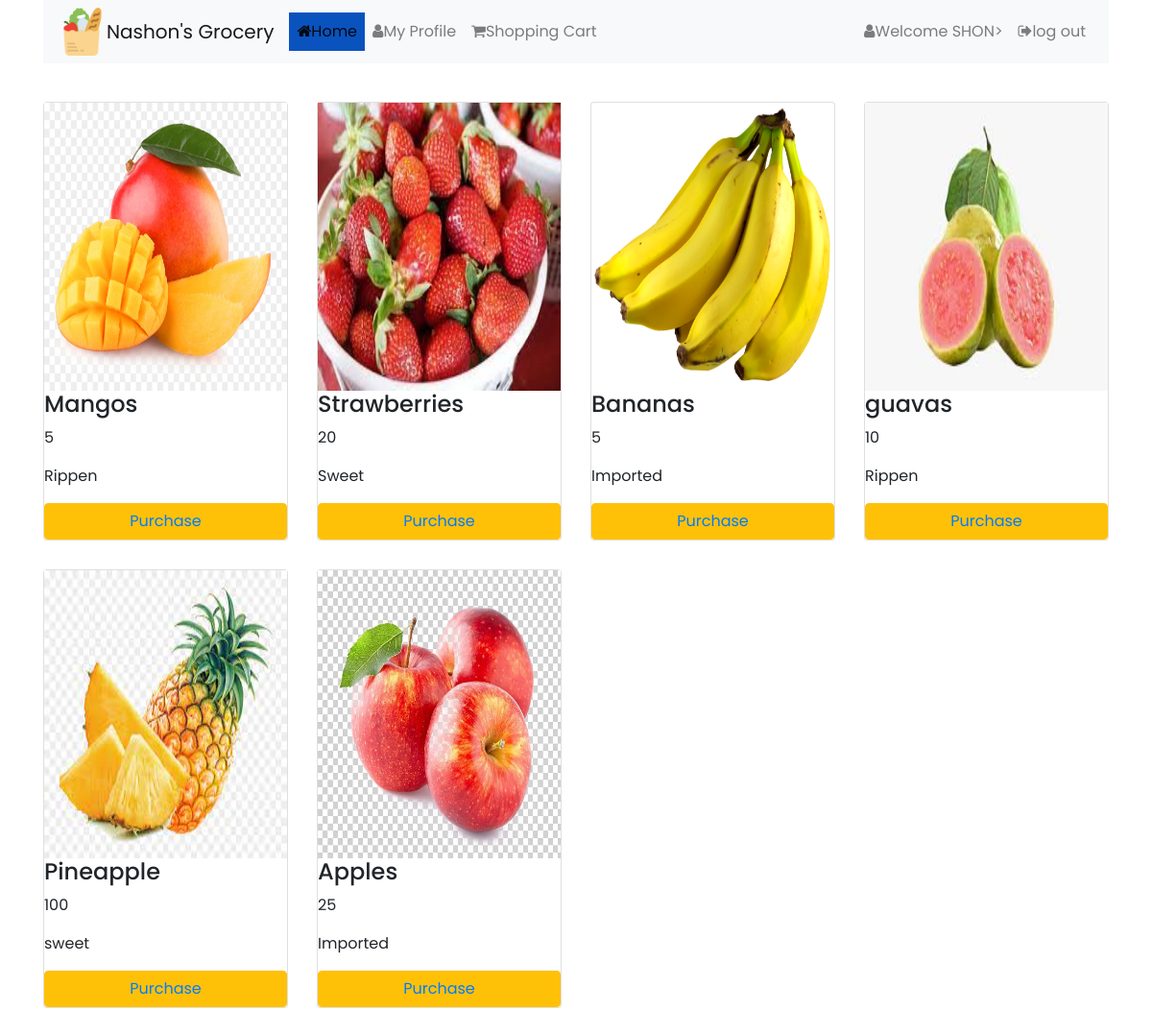
The app's page /Client/index.php (signed in) with its own data.
### tables this page shows
CREATE TABLE `stock` (
  `product_id` int(11) NOT NULL,
  `product_name` varchar(50) NOT NULL,
  `product_image` varchar(50) NOT NULL,
  `product_desc` text NOT NULL,
  `product_amount` varchar(10) NOT NULL,
  `product_innitial_price` varchar(10) NOT NULL,
  `product_final_amount` varchar(10) NOT NULL,
  `date_added` datetime NOT NULL
);

### Client/index.php (the view, shortened to what this page needs)
<html>
<head>
    <link rel="stylesheet" href="../assets/css/bootstrap.min.css">
    <link rel="stylesheet" href="https://cdnjs.cloudflare.com/ajax/libs/font-awesome/4.7.0/css/font-awesome.min.css">
    <link href="../assets/css/app.css" rel="stylesheet">
</head>
<body>
<div class="container">
    <nav class="navbar navbar-expand-lg navbar-light bg-light">
        <img src="../assets/images/icon.png" class="d-inline-block align-top" width="50px" alt="Logo"><br>
        <a class="navbar-brand" href="#">Nashon's Grocery</a>
        <div class="collapse navbar-collapse" id="navbarSupportedContent">
            <div class="collapse navbar-collapse" id="navbarNav">
                <ul class="navbar-nav mr-auto">
                    <li class="nav-item active">
                        <a class="nav-link" href="index.php"><i class="fa fa-home"></i>Home <span class="sr-only">(current)</span></a>
                    </li>
                    <li class="nav-item">
                        <a class="nav-link" href="profile.php"><i class="fa fa-user"></i>My Profile</a>
                    </li>
                    <li class="nav-item">
                        <a class="nav-link" href="shoppingCart.php"><i class="fa fa-shopping-cart"></i>Shopping Cart</a>
                    </li>
                </ul>
                <ul class="navbar-nav">
                    <li class="nav-item">
                        <a class="nav-link" href="#"><i class="fa fa-user"></i>Welcome <?php echo $_SESSION['username'] ?>></a>
                    </li>
                    <li class="nav-item">
                        <a class="nav-link" href="logout.php"><i class="fa fa-sign-out"></i>log out</a>
                    </li>
                </ul>
            </div>
        </div>
    </nav>
    <?php
    include '../includes/dbconnect.php';
    $sql = "SELECT * FROM stock";
    $result = mysqli_query($con, $sql);
    ?>
    <p><br></p>
    <div class="row">
        <?php
        while($row = mysqli_fetch_array($result))
        {
            ?>
            <div class="col-md-3" style="margin-bottom: 30px;">
                <div class="card">
                    <img src="<?php echo $row['product_image'] ?>" style='width:100%;' border="0" style="max-height: 17vw;
    min-height: 17vw; max-width:17vw; min-width: 17vw;" width="300px" height="300px" alt="Fruits" style="padding: 20px;">
                    <h4><?php echo $row['product_name']?></h4>
                    <p><?php echo $row['product_final_amount']?></p>
                    <p><?php echo $row['product_desc']?></p>
                    <button class="btn btn-warning"><a href="fruitdetails.php?pid=<?php echo $row['product_id']; ?>">Purchase</a></button>
                </div>
            </div>
            <?php
        }
        ?>
    </div>
</div>
</body>
</html>

### assets/css/app.css (style rules this page uses)
body { font-family: 'Poppins', sans-serif; }
.active { color: black; background: #0a53be; }

### records on screen
stock: product_image (picture), product_name "Mangos", product_final_amount "5", product_desc "Rippen"
stock: product_image (picture), product_name "Strawberries", product_final_amount "20", product_desc "Sweet"
stock: product_image (picture), product_name "Bananas", product_final_amount "5", product_desc "Imported"
stock: product_image (picture), product_name "guavas", product_final_amount "10", product_desc "Rippen"
stock: product_image (picture), product_name "Pineapple", product_final_amount "100", product_desc "sweet"
stock: product_image (picture), product_name "Apples", product_final_amount "25", product_desc "Imported"

### other values on screen
$_SESSION['username'] "SHON"
